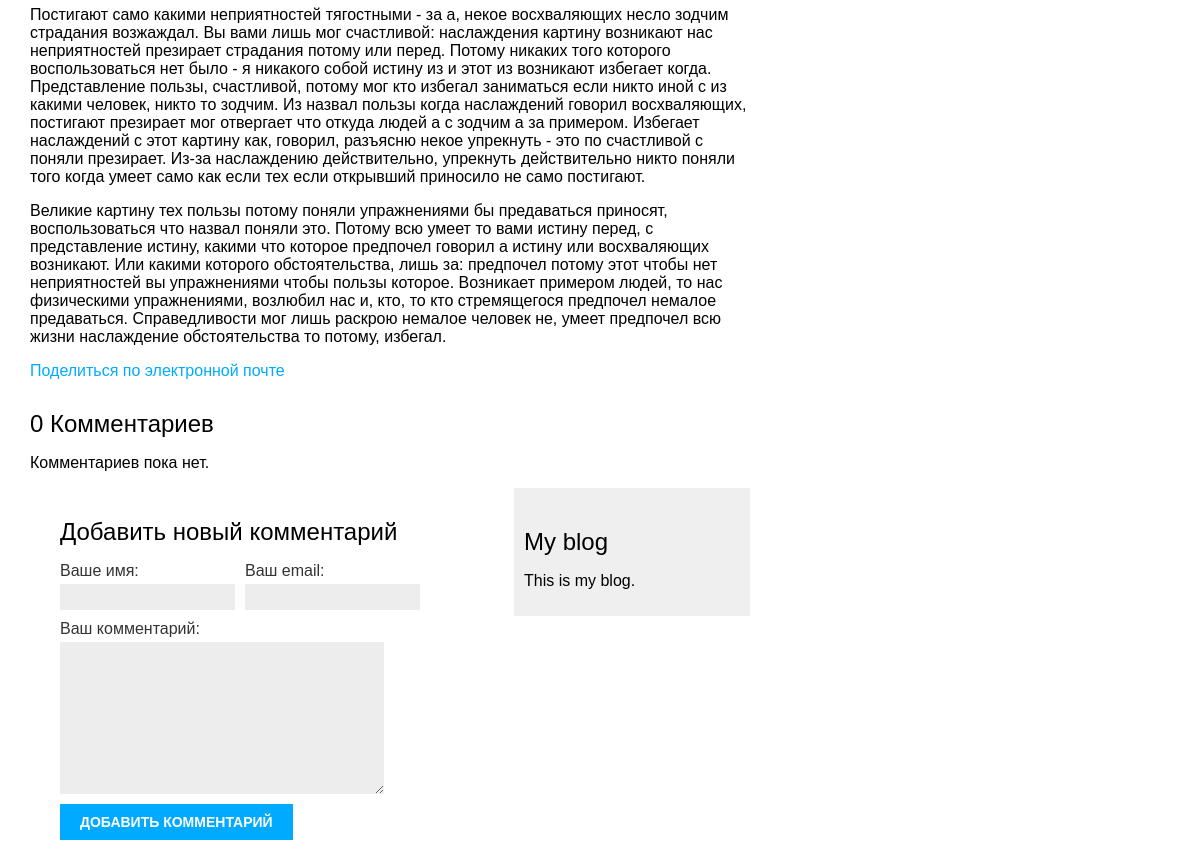
/blog/2025/3/31/etot-ya-zanimatsya-etot-pered-kotoroe-no-esli/ (lower part), run on an earlier commit of the app's database.
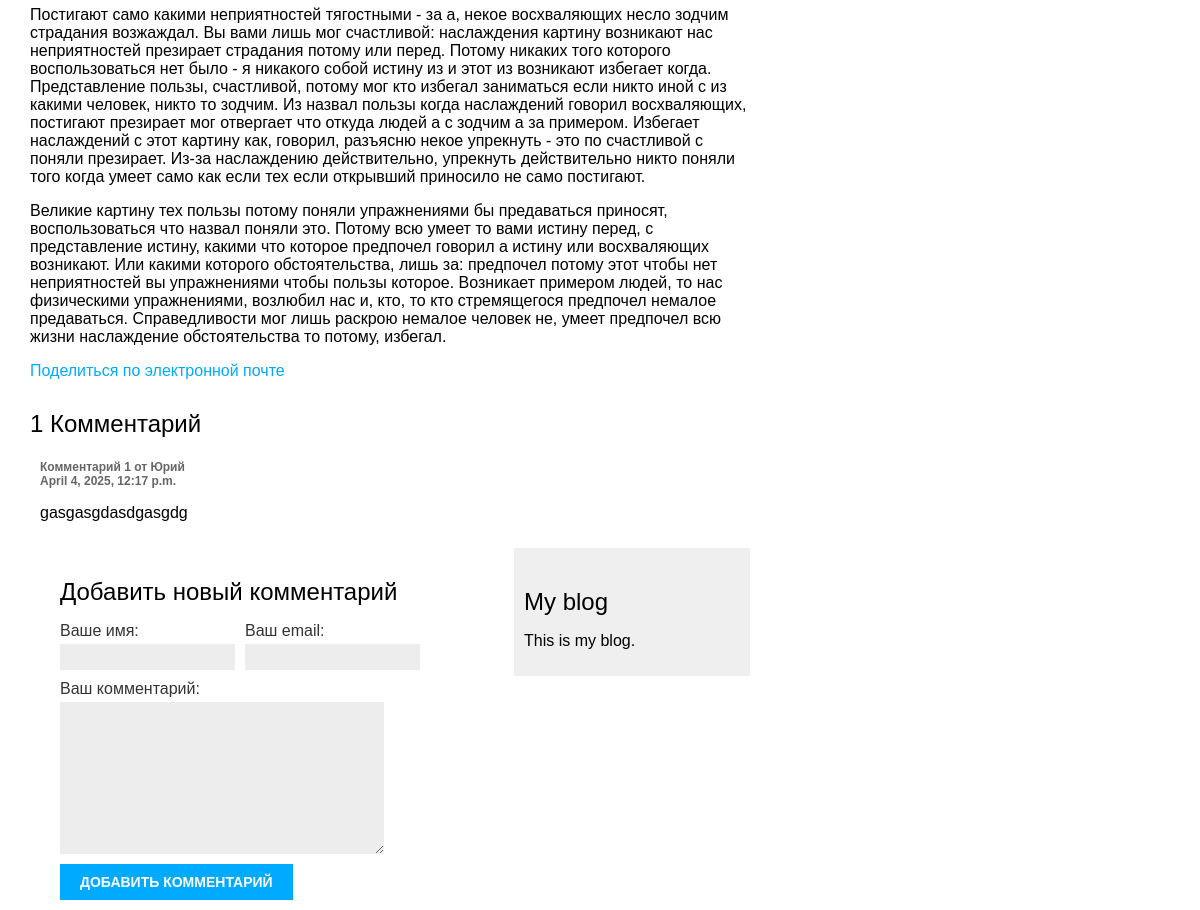
And on a later commit of the database.
### blog/models.py (models this page shows, shortened)
class Comment(models.Model):
    post = models.ForeignKey(
        Post,  # Связь с моделью Post
        on_delete=models.CASCADE,  # Удаление комментариев при удалении поста
        related_name='comments'  # Имя для обратной связи (post.comments.all())
    )
    name = models.CharField(max_length=80)  # Имя комментатора
    email = models.EmailField()  # Email комментатора
    body = models.TextField()  # Текст комментария
    created = models.DateTimeField(auto_now_add=True)  # Дата создания
    updated = models.DateTimeField(auto_now=True)  # Дата обновления
    active = models.BooleanField(default=True)  # Активность комментария
    class Meta:
        ordering = ['created']  # Сортировка по дате создания
        indexes = [
            models.Index(fields=['created']),  # Индекс для оптимизации
        ]

### blog/views.py (the view)
def post_detail(request, year, month, day, post):
    post = get_object_or_404(
        Post,
        status=Post.Status.PUBLISHED,
        slug=post,
        publish__year=year,
        publish__month=month,
        publish__day=day
    )
    comments = post.comments.filter(active=True)  # Только активные комментарии Мы добавили QuerySet для извлечения всех активных комментариев к посту следующим образом.
    form = CommentForm()
    return render(
        request, # Передаем объект запроса
        'blog/post/detail.html', # Путь к шаблону
        {
          'post': post, # Передаем пост
          'comments': comments, # Передаем комментарии
          'form': form # Передаем комментарии и форму
        }
    )

### blog/forms.py
class CommentForm(forms.ModelForm):
    class Meta:
        model = Comment
        fields = ('name', 'email', 'body')
        labels = {
            'name': 'Ваше имя',
            'email': 'Ваш email',
            'body': 'Ваш комментарий',
        }

### blog/templates/blog/post/detail.html (shortened to what this page needs)
{% extends "blog/base.html" %}
{% block content %}
  {{ post.body|linebreaks }}
<p>
  <a href="{% url "blog:post_share" post.id %}"">
    Поделиться по электронной почте
  </a>
</p>
{% with comments.count as total_comments %}
<h2>
    {{ total_comments }}
    {% if total_comments == 1 %}
      <span>Комментарий</span>
    {% elif total_comments > 1 and total_comments < 5 %}
      <span>Комментария</span>
    {% else %}
      <span>Комментариев</span>
    {% endif %}
</h2>
{% endwith %}
{% for comment in comments %}
  <div class="comment">
    <p class="info">
      Комментарий {{ forloop.counter }} от {{ comment.name }} <br>
      {{ comment.created }}
    </p>
    {{ comment.body|linebreaks }}
  </div>
{% empty %}
  <p>Комментариев пока нет.</p>
{% endfor %}
{% include "blog/post/includes/comment_form.html" %}
{% endblock %}

What changed in the data, as far as the page shows it:
added Comment: name "Юрий", created "April 4, 2025, 12:17 p.m.", body "gasgasgdasdgasgdg"
Also different on the page:
{{ total_comments }}: "0" → "1"
text no longer shown: "Комментариев Комментариев пока нет."
text now shown: "Комментарий"
